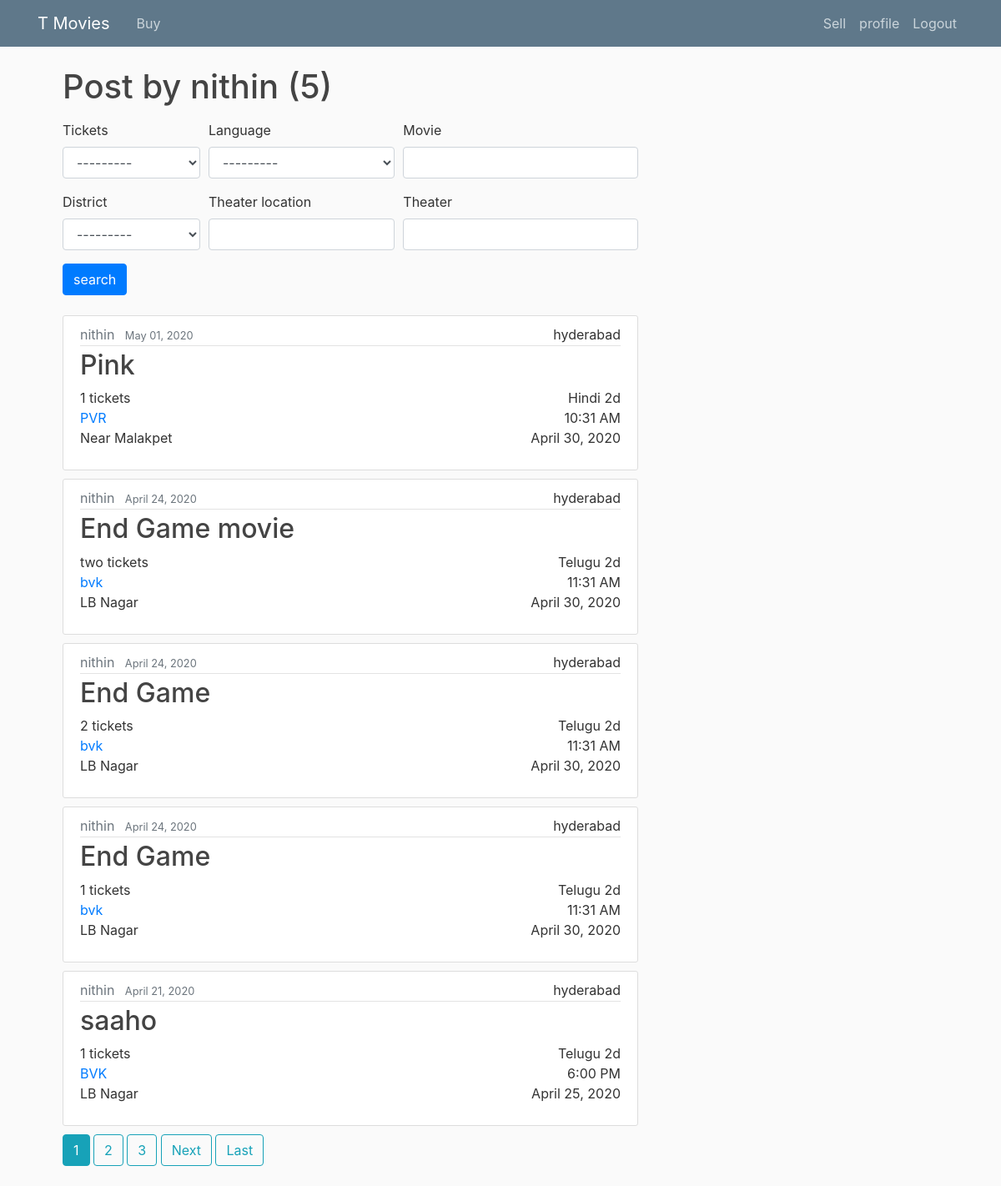
Screenshot of /user/nithin (signed in) with the database file from the repository.
### post/models.py (models this page shows, shortened)
class Post(models.Model):
    movie= models.CharField(max_length=100)
    date_posted = models.DateTimeField(default=timezone.now)
    release_date=models.DateTimeField(blank=True,null=True)
    show_date=models.DateTimeField()
    cost=models.IntegerField()
    no_tickets=[
        ('1','1'),
        ('2','2'),
        ('3','3'),
        ('4','4'),
        ('5','5'),
        ('6','6'),
    ]
    tickets=models.CharField(max_length=10,choices=no_tickets,default='two')
    seatNo=models.CharField(max_length=100)
    theater=models.CharField(max_length=100)
    district_choice=[
        ('adilabad','Adilabad'),
        ('kothagudem','Kothagudem'),
        ('hyderabad','Hyderabad'),
        ('jagitial','Jagitial'),
        ('bhupalpalle','Bhupalpalle'),
        ('gadwal','Gadwal'),
        ('kamareddy','Kamareddy'),
        ('karimnagar','Karimnagar'),
        ('khammam','Khammam'),
        ('komaram bheem','Komaram Bheem'),
        ('mahabubabad','Mahabubabad'),
        ('mahabubnagar','Mahabubnagar'),
        ('mancherial','Mancherial'),
        ('medak','Medak'),
        ('medchal','Medchal'),
        ('mulugu','Mulugu'),
        ('nagarkurnool','Nagarkurnool'),
        ('narayanpet','Narayanpet'),
        ('nalgonda','Nalgonda'),
        ('nirmal','Nirmal'),
        ('nizamabad','Nizamabad'),
        ('peddapalli','Peddapalli'),
        ('sircilla','Sircilla'),
        ('ranga Reddy','Ranga Reddy'),
        ('sangareddy','Sangareddy'),
        ('siddipet','Siddipet'),
        ('suryapet','Suryapet'),
        ('vikarabad','Vikarabad'),
        ('wanaparthy','Wanaparthy'),
        ('warangal','Warangal'),
        ('yadadri bhuvanagiri','Yadadri Bhuvanagiri'),
    ]
    district=models.CharField(max_length=20,choices=district_choice,default='hyderabad')
    theater_location=models.TextField()
    cast=models.CharField(max_length=100)
    language_Choice=[
        ('Telugu','Telugu'),
        ('Hindi','Hindi'),
        ('English','English'),
        ('Malayalam','Malayalam'),
        ('kannada','kannada'),
    ]
    language=models.CharField(max_length=10, choices=language_Choice,default='Telugu')
    movie_Type=[
        ('2d','2D'),
        ('3d','3D'),
        ('imax2d','IMAX 2D'),
        ('imax3d','IMAX 3D'),
        ('4dx','4DX'),
        ('4dx3d','4DX 3D'),
        ('mx4d','MX4D'),
    ]
    movie_type=models.CharField(max_length=7, choices=movie_Type,default='2d')
    seller=models.ForeignKey(User,on_delete=models.CASCADE)

### post/views.py (the view)
class UserPostListView(LoginRequiredMixin,ListView):
    model = Post
    template_name='post/user_post.html'
    context_object_name='posts'
    paginate_by=1
    def get_queryset(self):
        user=get_object_or_404(User,username=self.kwargs.get('username'))
        return Post.objects.filter(seller=user).order_by('-date_posted')
    def get_context_data(self,**kwarags):
        context = super().get_context_data(**kwarags)
        context['filter']= PostFilter(self.request.GET,queryset=self.get_queryset())
        return context

### post/templates/post/user_post.html (shortened to what this page needs)
{% extends "post/base.html" %}
{% load crispy_forms_tags %}
{% block content %}
    <h1 class='mb-3'>Post by {{view.kwargs.username}} ({{page_obj.paginator.count}})</h1>
    <form method='GET'>
        <div class="form-row">
            <div class="form-group col-md-3 mb-0">
                {{ filter.form.tickets|as_crispy_field }}
            </div>
            <div class="form-group col-md-4 mb-0">
                {{ filter.form.language|as_crispy_field }}
            </div>
            <div class="form-group col-md-5 mb-0">
                {{ filter.form.movie|as_crispy_field }}
            </div>
            <div class="form-group col-md-3 mb-0">
                {{ filter.form.district|as_crispy_field }}
            </div>
            <div class="form-group col-md-4 mb-0">
                {{ filter.form.theater_location|as_crispy_field }}
            </div>
            <div class="form-group col-md-5 mb-0">
                {{ filter.form.theater|as_crispy_field }}
            </div>
        </div>
        <button type="submit" class='btn btn-primary mb-4 '>search</button>
    </form>
    {% for post in filter.qs %}
        <article class="media content-section" onclick="location.href='{% url 'post_detail' post.id %}';"  >
            <div class="media-body">
                <div class="article-metadata">
                    <a class="text-muted mr-2" href="{%url 'user_posts' post.seller.username %}">{{ post.seller }}</a>
                    <small class="text-muted">{{ post.date_posted|date:"N d, Y" }}</small>
                    <div class="float-right">{{post.district}}</div>
                </div>
                <h2><a class="article-title" href="{%url 'movie_posts' post.movie %}">{{ post.movie }}</a></h2>
                <div class="float-right">{{post.language}} {{post.movie_type}}</div>
                <a>{{post.tickets}} tickets</a>
                <br>
                <div class="float-right">{{post.show_date|time:"g:i A"}}</div>
                <a class="article-content" href="#">{{ post.theater }}</a>
                <br>
                <div class="float-right">{{post.show_date|date:"N d, Y"}}</div>
                <p class="article-content">{{ post.theater_location }}</p>
            </div>
        </article>
    {% endfor %}
    {% if is_paginated %}
    {% for page in page_obj.paginator.page_range %}
        {% if page_obj.number == page%}
        <a class="btn btn-info mb-4"href="?page={{page}}">{{page}}</a>
        {% elif page > page_obj.number|add:'-3' and page < page_obj.number|add:'3' %}
        <a class="btn btn-outline-info mb-4"href="?page={{page}}">{{page}}</a>
        {% endif %}
    {% endfor %}
    {% if page_obj.has_next %}
        <a class="btn btn-outline-info mb-4"href="?page={{ page_obj.next_page_number }}">Next</a>
        <a class="btn btn-outline-info mb-4"href="?page={{ page_obj.paginator.num_pages }}">Last</a>
    {% endif %}
{% endif %}
{% endblock content %}

### post/static/post/main.css (style rules this page uses)
body { background: #fafafa; color: #333333; margin-top: 5rem; }
h1, h2, h3, h4, h5, h6 { color: #444444; }
.content-section { background: #ffffff; padding: 10px 20px; border: 1px solid #dddddd; border-radius: 3px; margin-bottom: 10px; }
.article-title { color: #444444; }
.article-content { white-space: pre-line; }
.article-metadata { padding-bottom: 1px; margin-bottom: 4px; border-bottom: 1px solid #e3e3e3; }

### rows the page displays
Post: seller "nithin", date_posted "May 01, 2020", district "hyderabad", movie "Pink", language "Hindi", movie_type "2d", tickets "1", show_date "10:31 AM", theater "PVR", show_date "April 30, 2020", theater_location "Near Malakpet"
Post: seller "nithin", date_posted "April 24, 2020", district "hyderabad", movie "End Game movie", language "Telugu", movie_type "2d", tickets "two", show_date "11:31 AM", theater "bvk", show_date "April 30, 2020", theater_location "LB Nagar"
Post: seller "nithin", date_posted "April 24, 2020", district "hyderabad", movie "End Game", language "Telugu", movie_type "2d", tickets "2", show_date "11:31 AM", theater "bvk", show_date "April 30, 2020", theater_location "LB Nagar"
Post: seller "nithin", date_posted "April 24, 2020", district "hyderabad", movie "End Game", language "Telugu", movie_type "2d", tickets "1", show_date "11:31 AM", theater "bvk", show_date "April 30, 2020", theater_location "LB Nagar"
Post: seller "nithin", date_posted "April 21, 2020", district "hyderabad", movie "saaho", language "Telugu", movie_type "2d", tickets "1", show_date "6:00 PM", theater "BVK", show_date "April 25, 2020", theater_location "LB Nagar"

### other values shown
{{ view.kwargs.username }} "nithin"
{{ page_obj.paginator.count }} "5"
{{ page }} "1"
{{ page }} "2" "3"
